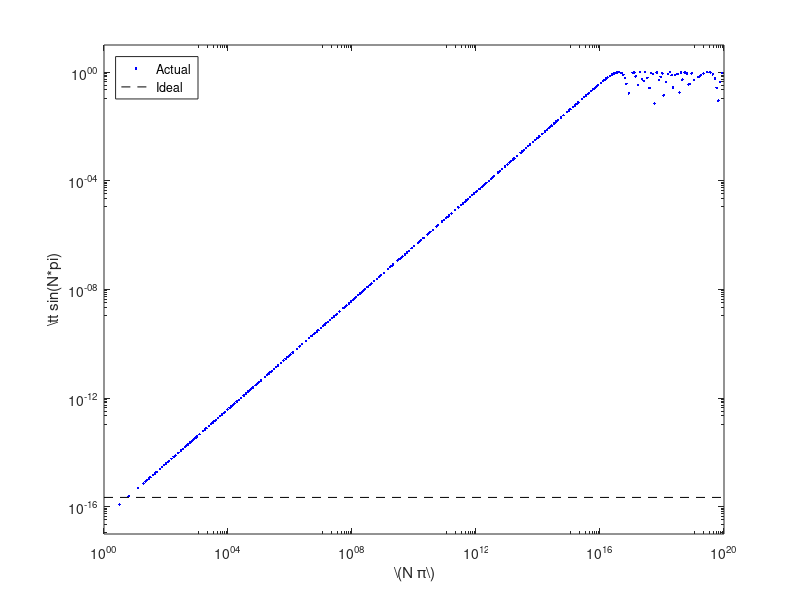

This figure's MATLAB source:
%% Round-Off and Truncation Error in Computing \(\sin(x)\)

%% The Sine Function
% You may not think that you need a numerical method to compute \(\sin(x)\),
% but you do.  This is not a calculation that one can do exactly with
% pencil and paper.  The basic numerical idea for computing the sine
% function is the Taylor polynomial, which takes the form
%
% \begin{equation}
% \sin(y) = \underbrace{y - \frac{y^3}{6} + \frac{y^5}{120} + \cdots -
% \frac{y^{2n-1}}{(2n-1)!} }_{\text{Taylor polynomial approximation}} +
% \underbrace{\frac{\cos(\xi) y^{2n+1}}{(2n+1)!}}_{\text{truncation
% error}}, \qquad \lvert \xi \rvert \le \lvert y \rvert. 
% \tag{Taylor} 
% \end{equation}
%
% Formula (Taylor) allows us to compute a complicated function, \(\sin\),
% using a simple polynomial function.  By choosing the Taylor polynomial
% with \(n\) large enough, one may ensure that the truncation error is
% smaller than round-off error. However, for large \(y\) the value of \(n\)
% would need to be quite large. Thus, the first step in computing
% \(\sin(x)\) is to find a small value of \(y\) for which \(\sin(y) =
% \sin(x)\).  This is true for
%
% \begin{equation}
% y=x - 2\pi \left\lfloor \frac{x+\pi}{2\pi} \right \rfloor \in
% [-\pi,\pi). \tag{Reduce}
% \end{equation}
%
% The combination of these two equations, (Reduce) and (Taylor), is roughly
% how \(\sin(x)\) is computed numerically.

%% Round-Off Error
% Even though this numerical method for computing \(\sin(x)\) may look
% good, it is susceptible to round-off error when \(\lvert x\rvert\) is large.  This
% can be demonstrated as follows:

n=1000; %number of points to evaluate sin(x) at
fac=ceil(10*rand(1,n)); %random integers from 1 to 10
pow=floor(65*rand(1,n)); %random integers from 0 to 64
x=(2.^pow).*fac.*pi; %random integer multiples of pi
sinxexact=zeros(1,n); %true answer for sin(x)
sinxapprox=sin(x); %numerically computed answer using MATLAB's sin function
err=abs(sinxexact-sinxapprox); %error
figure %plot the error
h=loglog(x,err,'b.',[1 1e20],[eps,eps],'k--');
axis([1 1e20 1e-17 10]) %set the axes
set(gca,'xtick',10.^(0:4:20),'ytick',10.^(-16:4:1)) %label the axes
xlabel('\(N \pi\)')
ylabel('{\tt sin(N*pi)}')
legend(h,{'Actual','Ideal'},'location','northwest')
print -depsc SineRoundoff.eps

%%
% The reason for the severe round-off for large \(\lvert x\rvert\) is that
% in (Reduce) the two numbers \(x\) and \(\displaystyle 2\pi \left\lfloor
% \frac{x+\pi}{2\pi} \right \rfloor\) are quite close to each other,
% relatively speaking. Subtracting them causes a loss of accuracy, called
% cancellation error because digits cancel.

%% Truncation Error
% Now we turn ourselves to the possible error in (Taylor).  Since (Reduce)
% provides a value of \(y\) that with \(\lvert y \rvert \le \pi\), we can
% make the error of the Taylor polynomial small enough by choosing
%
% \[ \left \lvert \frac{\cos(\xi) y^{2n+1}}{(2n+1)!} \right \rvert \le \left
% \lvert \frac{\pi^{2n+1}}{(2n+1)!} \right \rvert \le \epsilon_{\text{machine}} =
% 2^{-53}. \]
% 
% This inequality holds for \(n \ge 14\).  Thus, if we choose \(n = 14\)
% and take some random values of \(x\), the approxmation to \(\sin(x)\) is
% as follows:

x = 20*rand(1,8) - 10 %random values of x
sinx = sin(x);
y = x - 2*pi*floor((x + pi)/(2*pi)); %reduce the argument to lying in [-pi,pi)
y2 = y.*y; %y squared
sinTaylor = y.*(1-(y2/6).*(1-(y2/20).*(1-(y2/42).*(1-(y2/72).*(1-(y2/110).* ...
   (1-(y2/156).*(1-(y2/210).*(1-(y2/272).*(1-(y2/342).*(1-(y2/420).* ...
   (1-(y2/506).* (1-(y2/600).* (1-(y2/702)))))))))))))); 
   %Taylor polynomial up to the term -y^2/(27!)
difference = sinx - sinTaylor %difference between MATLAB's sin and our sin
   
%%
% The difference between MATLAB's built-in |sin| function and our Taylor
% polynomial approximation is on the order of machine epsilon.
%
% However, if we choose a smaller value of \(n\), say, \(n = 8\), then the
% truncation error is larger than the round-off error

sinTaylor = y.*(1-(y2/6).*(1-(y2/20).*(1-(y2/42).*(1-(y2/72).*(1-(y2/110).* ...
    (1-(y2/156).*(1-(y2/210)))))))); 
   %Taylor polynomial up to the term -y^2/(15!)
difference = sinx - sinTaylor %difference between MATLAB's sin and our sin

%%
% _Author: Fred J. Hickernell_